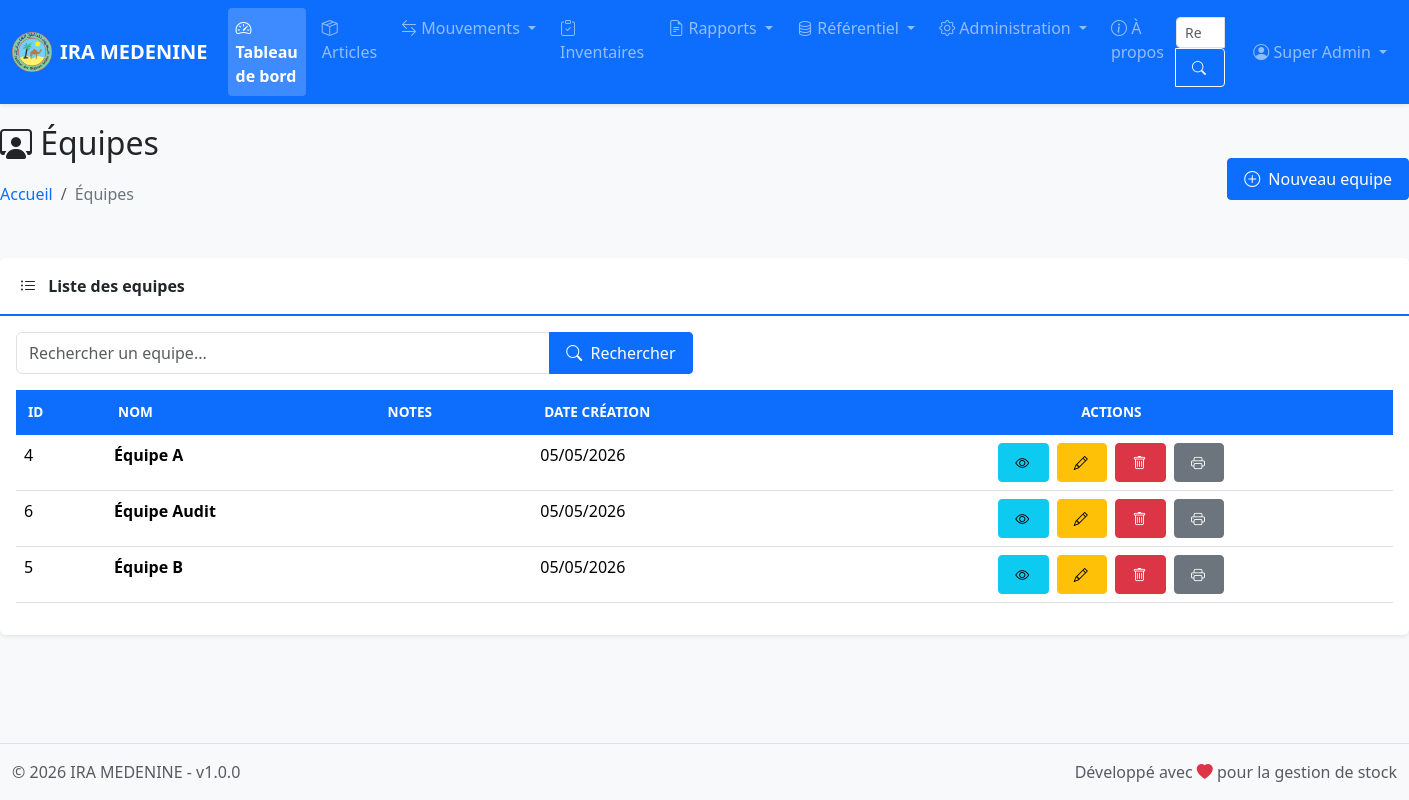
The page /pages/equipes/index.php (signed in) on the database its author committed.
### tables this page shows
CREATE TABLE IF NOT EXISTS `parametres` (
  `id` int NOT NULL AUTO_INCREMENT,
  `nom_etablissement` varchar(255) NOT NULL,
  `logo` varchar(255) DEFAULT NULL,
  `adresse` text,
  `tel_fixe` varchar(20) DEFAULT NULL,
  `tel_mobile` varchar(20) DEFAULT NULL,
  `fax` varchar(20) DEFAULT NULL,
  `email` varchar(100) DEFAULT NULL,
  `site_web` varchar(50) NOT NULL,
  `created_at` timestamp NOT NULL DEFAULT CURRENT_TIMESTAMP,
  `updated_at` timestamp NOT NULL DEFAULT CURRENT_TIMESTAMP ON UPDATE CURRENT_TIMESTAMP,
  PRIMARY KEY (`id`)
);

CREATE TABLE IF NOT EXISTS `equipes_inventaire` (
  `id` int NOT NULL AUTO_INCREMENT,
  `nom` varchar(100) NOT NULL,
  `description` text,
  `notes` text,
  `created_at` timestamp NOT NULL DEFAULT CURRENT_TIMESTAMP,
  `updated_at` timestamp NOT NULL DEFAULT CURRENT_TIMESTAMP ON UPDATE CURRENT_TIMESTAMP,
  `noteseinv` text,
  PRIMARY KEY (`id`),
  KEY `idx_nom` (`nom`)
);

### classes/Database.php (called while the page is built, shortened)
<?php
class Database {
    private static $instance = null;
    private $connection;
    private $stmt;
    private function __construct() {
        try {
            $dsn = "mysql:host=" . DB_HOST . ";dbname=" . DB_NAME . ";charset=" . DB_CHARSET;
            $options = [
                PDO::ATTR_ERRMODE => PDO::ERRMODE_EXCEPTION,
                PDO::ATTR_DEFAULT_FETCH_MODE => PDO::FETCH_ASSOC,
                PDO::ATTR_EMULATE_PREPARES => true,
                PDO::ATTR_PERSISTENT => true,
                PDO::MYSQL_ATTR_INIT_COMMAND => "SET NAMES " . DB_CHARSET
            ];
            $this->connection = new PDO($dsn, DB_USER, DB_PASS, $options);
        } catch (PDOException $e) {
            die("Erreur de connexion à la base de données: " . $e->getMessage());
        }
    }
    public static function getInstance() {
        if (self::$instance === null) {
            self::$instance = new self();
        }
        return self::$instance;
    }
    public function getConnection() {
        return $this->connection;
    }
    public function prepare($sql) {
        $this->stmt = $this->connection->prepare($sql);
        return $this;
    }
    public function fetch() {
        $this->stmt->execute();
        return $this->stmt->fetch();
    }
}

### config/config.php (called while the page is built, shortened)
<?php
spl_autoload_register(function ($class) {
    $class_file = ROOT_PATH . '/classes/' . $class . '.php';
});

### classes/Auth.php (called while the page is built, shortened)
<?php
class Auth {
    private $db;
    public function __construct() {
        $this->db = Database::getInstance();
    }
    public function isLoggedIn() {
        if (isset($_SESSION['user_id']) && isset($_SESSION['last_activity'])) {
            return true;
        }
        return false;
    }
    public function getUser() {
        if ($this->isLoggedIn()) {
            return [
                'id' => $_SESSION['user_id'],
                'login' => $_SESSION['user_login'],
                'nom' => $_SESSION['user_nom'],
                'prenom' => $_SESSION['user_prenom'],
                'mail' => $_SESSION['user_mail'],
                'role_id' => $_SESSION['user_role_id'],
                'role_name' => $_SESSION['user_role_name']
            ];
        }
        return null;
    }
    public function isAdmin() {
        return isset($_SESSION['user_role_name']) && $_SESSION['user_role_name'] === 'admin';
    }
    public function hasPermission($module, $action) {
        if ($this->isAdmin()) {
            return true;
        }
        $sql = "SELECT COUNT(*) as count
                FROM role_permissions rp
                INNER JOIN permissions p ON rp.permission_id = p.id
                WHERE rp.role_id = :role_id
                AND p.module = :module
                AND p.action = :action";
        $this->db->prepare($sql);
        $this->db->bind(':role_id', $_SESSION['user_role_id']);
        $this->db->bind(':module', $module);
        $this->db->bind(':action', $action);
        $result = $this->db->fetch();
        return $result['count'] > 0;
    }
}

### pages/equipes/index.php (the view, shortened to what this page needs)
<?php
require_once __DIR__ . '/../../includes/header.php';
$auth->requirePermission('equipes', 'view');
$db = Database::getInstance();
$search = $_GET['search'] ?? '';
$sql = "SELECT * FROM equipes_inventaire WHERE 1=1";
$sql .= " ORDER BY nom ASC";
$stmt = $db->getConnection()->prepare($sql);
$stmt->execute();
$equipes = $stmt->fetchAll();
?>
<?php require_once __DIR__ . '/../../includes/navbar.php'; ?>
<div class="container-fluid main-container">
    <div class="row mb-4">
        <div class="col-12">
            <div class="d-flex justify-content-between align-items-center">
                <div>
                    <h2><i class="bi bi-person-workspace"></i> Équipes</h2>
                    <nav aria-label="breadcrumb">
                        <ol class="breadcrumb">
                            <li class="breadcrumb-item"><a href="<?php echo BASE_URL; ?>/index.php">Accueil</a></li>
                            <li class="breadcrumb-item active">Équipes</li>
                        </ol>
                    </nav>
                </div>
                <div>
                    <a href="<?php echo BASE_URL; ?>/pages/equipes/create.php" class="btn btn-primary">
                        <i class="bi bi-plus-circle"></i> Nouveau equipe
                    </a>
                </div>
            </div>
        </div>
    </div>
    <div class="row">
        <div class="col-12">
            <div class="card">
                <div class="card-header">
                    <i class="bi bi-list-ul"></i> Liste des equipes
                </div>
                <div class="card-body">
                    <form method="GET" class="mb-3">
                        <div class="row">
                            <div class="col-md-6">
                                <div class="input-group">
                                    <input type="text" class="form-control" name="search" placeholder="Rechercher un equipe..." value="<?php echo htmlspecialchars($search); ?>">
                                    <button type="submit" class="btn btn-primary"><i class="bi bi-search"></i> Rechercher</button>
                                </div>
                            </div>
                        </div>
                    </form>
                    <div class="table-responsive">
                        <table class="table table-hover" id="equipesTable">
                            <thead>
                                <tr>
                                    <th>ID</th>
                                    <th>Nom</th>
                                    <th>Notes</th>
                                    <th>Date création</th>
                                    <th class="text-center no-sort no-export">Actions</th>
                                </tr>
                            </thead>
                            <tbody>
                                <?php if (count($equipes) > 0): ?>
                                    <?php foreach ($equipes as $equipe): ?>
                                        <tr>
                                            <td><?php echo $equipe['id']; ?></td>
                                            <td><strong><?php echo htmlspecialchars($equipe['nom']); ?></strong></td>
                                            <td><?php echo htmlspecialchars(substr($equipe['notes'] ?? '', 0, 50)); ?><?php echo strlen($equipe['notes'] ?? '') > 50 ? '...' : ''; ?></td>
                                            <td><?php echo date('d/m/Y', strtotime($equipe['created_at'])); ?></td>
                                            <td class="text-center action-buttons no-print">
                                                <a href="<?php echo BASE_URL; ?>/pages/equipes/view.php?id=<?php echo $equipe['id']; ?>"
                                                   class="btn btn-sm btn-info" title="Voir">
                                                    <i class="bi bi-eye"></i>
                                                </a>
                                                <a href="<?php echo BASE_URL; ?>/pages/equipes/edit.php?id=<?php echo $equipe['id']; ?>"
                                                   class="btn btn-sm btn-warning" title="Modifier">
                                                    <i class="bi bi-pencil"></i>
                                                </a>
                                                <a href="<?php echo BASE_URL; ?>/pages/equipes/delete.php?id=<?php echo $equipe['id']; ?>"
                                                   class="btn btn-sm btn-danger delete-confirm" title="Supprimer"
                                                   onclick="return confirm('Voulez-vous vraiment supprimer ce equipe ?');">
                                                    <i class="bi bi-trash"></i>
                                                </a>
                                                <button onclick="printÉquipe(<?php echo $equipe['id']; ?>)"
                                                        class="btn btn-sm btn-secondary" title="Imprimer">
                                                    <i class="bi bi-printer"></i>
                                                </button>
                                            </td>
                                        </tr>
                                    <?php endforeach; ?>
                                <?php endif; ?>
                            </tbody>
                        </table>
                    </div>
                </div>
            </div>
        </div>
    </div>
</div>
<?php require_once __DIR__ . '/../../includes/footer.php'; ?>

### includes/navbar.php (shortened to what this page needs)
<nav class="navbar navbar-expand-lg navbar-dark bg-primary sticky-top">
    <div class="container-fluid">
        <a class="navbar-brand d-flex align-items-center" href="<?php echo BASE_URL; ?>/index.php">
            <?php if (!empty($parametres['logo'])): ?>
                <img src="<?php echo BASE_URL; ?>/uploads/logo/<?php echo htmlspecialchars($parametres['logo']); ?>" alt="Logo" height="40" class="me-2" style="object-fit:contain;">
            <?php endif; ?>
            <span class="fw-bold"><?php echo htmlspecialchars($parametres['nom_etablissement'] ?? APP_NAME); ?></span>
        </a>
        <div class="collapse navbar-collapse" id="navbarMain">
            <ul class="navbar-nav me-auto mb-2 mb-lg-0">
                <li class="nav-item">
                    <a class="nav-link <?php echo basename($_SERVER['PHP_SELF']) == 'index.php' ? 'active' : ''; ?>" href="<?php echo BASE_URL; ?>/index.php">
                        <i class="bi bi-speedometer2"></i> Tableau de bord
                    </a>
                </li>
                <?php if ($auth->hasPermission('articles', 'view')): ?>
                <li class="nav-item">
                    <a class="nav-link <?php echo strpos($_SERVER['PHP_SELF'], 'articles') !== false ? 'active' : ''; ?>" href="<?php echo BASE_URL; ?>/pages/articles/index.php">
                        <i class="bi bi-box-seam"></i> Articles
                    </a>
                </li>
                <?php endif; ?>
                <?php if ($auth->hasPermission('entrees', 'view') || $auth->hasPermission('sorties', 'view') || $auth->hasPermission('retours', 'view')): ?>
                <li class="nav-item dropdown">
                    <a class="nav-link dropdown-toggle" href="#" id="navbarMouvements" role="button" data-bs-toggle="dropdown" aria-expanded="false">
                        <i class="bi bi-arrow-left-right"></i> Mouvements
                    </a>
                </li>
                <?php endif; ?>
                <?php if ($auth->hasPermission('inventaires', 'view')): ?>
                <li class="nav-item">
                    <a class="nav-link <?php echo strpos($_SERVER['PHP_SELF'], 'inventaires') !== false ? 'active' : ''; ?>" href="<?php echo BASE_URL; ?>/pages/inventaires/index.php">
                        <i class="bi bi-clipboard-check"></i> Inventaires
                    </a>
                </li>
                <?php endif; ?>
                <?php if ($auth->hasPermission('rapports', 'view')): ?>
                <li class="nav-item dropdown">
                    <a class="nav-link dropdown-toggle" href="#" id="navbarRapports" role="button" data-bs-toggle="dropdown" aria-expanded="false">
                        <i class="bi bi-file-earmark-text"></i> Rapports
                    </a>
                </li>
                <?php endif; ?>
                <?php if ($auth->hasPermission('services', 'view') || $auth->hasPermission('employes', 'view') || $auth->hasPermission('fournisseurs', 'view') || $auth->hasPermission('equipes', 'view')): ?>
                <li class="nav-item dropdown">
                    <a class="nav-link dropdown-toggle" href="#" id="navbarReferentiel" role="button" data-bs-toggle="dropdown" aria-expanded="false">
                        <i class="bi bi-database"></i> Référentiel
                    </a>
                </li>
                <?php endif; ?>
                <?php if ($auth->isAdmin()): ?>
                <li class="nav-item dropdown">
                    <a class="nav-link dropdown-toggle" href="#" id="navbarAdmin" role="button" data-bs-toggle="dropdown" aria-expanded="false">
                        <i class="bi bi-gear"></i> Administration
                    </a>
                </li>
                <?php endif; ?>
                <li class="nav-item">
                    <a class="nav-link" href="<?php echo BASE_URL; ?>/pages/apropos/index.php">
                        <i class="bi bi-info-circle"></i> À propos
                    </a>
                </li>
            </ul>
            <form class="d-flex me-3" action="<?php echo BASE_URL; ?>/pages/search.php" method="GET">
                <div class="input-group">
                    <input class="form-control form-control-sm" type="search" placeholder="Rechercher..." aria-label="Rechercher" name="q" required>
                    <button class="btn btn-outline-light btn-sm" type="submit"><i class="bi bi-search"></i></button>
                </div>
            </form>
            <ul class="navbar-nav">
                <li class="nav-item dropdown">
                    <a class="nav-link dropdown-toggle" href="#" id="navbarUser" role="button" data-bs-toggle="dropdown" aria-expanded="false">
                        <i class="bi bi-person-circle"></i> <?php echo $current_user['prenom'] . ' ' . $current_user['nom']; ?>
                    </a>
                </li>
            </ul>
        </div>
    </div>
</nav>

### includes/footer.php (shortened to what this page needs)
    <footer class="footer mt-auto py-3 bg-light border-top">
        <div class="container-fluid">
            <div class="row">
                <div class="col-md-6 text-muted">
                    &copy; <?php echo date('Y'); ?> <?php echo $parametres['nom_etablissement'] ?? APP_NAME; ?> - v<?php echo APP_VERSION; ?>
                </div>
                <div class="col-md-6 text-end text-muted">
                    Développé avec <i class="bi bi-heart-fill text-danger"></i> pour la gestion de stock
                </div>
            </div>
        </div>
    </footer>
</body>
</html>

### rows shown on the page
parametres: logo (picture), nom_etablissement "IRA MEDENINE"
equipes_inventaire: id "4", nom "Équipe A", created_at "05/05/2026"
equipes_inventaire: id "6", nom "Équipe Audit", created_at "05/05/2026"
equipes_inventaire: id "5", nom "Équipe B", created_at "05/05/2026"

### other values the page prints
$current_user['prenom'] "Super"
$current_user['nom'] "Admin"
APP_VERSION "1.0.0"
